Frame 1 (no input): blank canvas, image omitted
Frame 60 (no input): blank canvas, image omitted
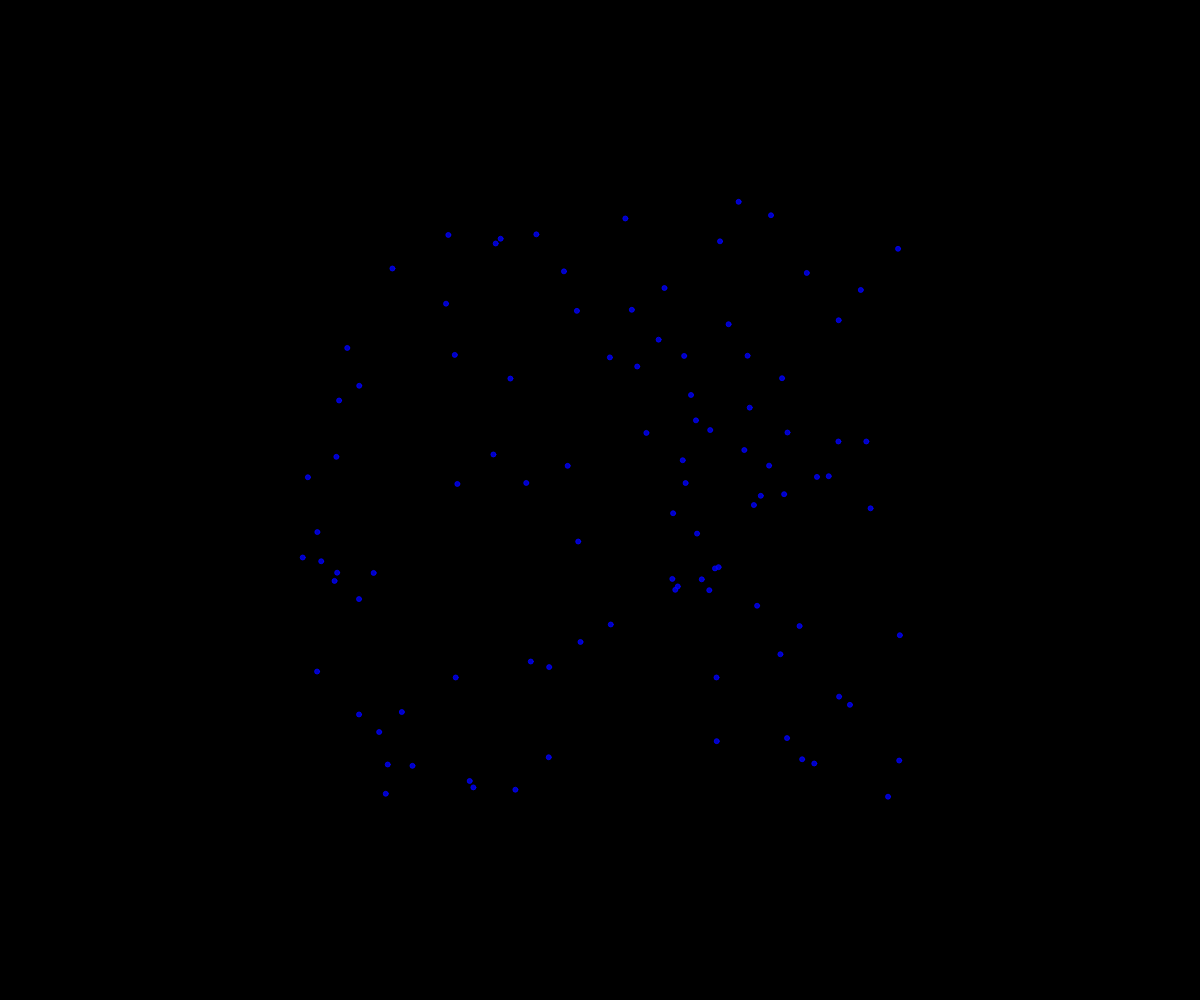
Frame 120 (the mouse pressed at the canvas centre since frame 60)

The p5.js sketch whose frames 1 and 60 were blank and that drew this single picture after the mouse press (run headless with seeded random() and noise() and a simulated clock; from frame 60 on, the mouse is pressed at the canvas centre):

// p5.js sketch
// ── sketch.js
// Fireworks
// Brophy
// 11/15/22

class Particle {
  constructor(x, y) {
    this.x = x;
    this.y = y;
    this.diameter = 5;
    this.dx = random(-5, 5);
    this.dy = random(-5, 5);
    this.r = 0;
    this.g = 0;
    this.alpha = 255;
    this.b = 255;
    this.color = color(this.r, this.g, this.b, this.alpha);
  }

  update() {
    this.x += this.dx;
    this.y += this.dy;
    
    // makes ot more transparent
    this.alpha --;
    this.color = color(this.r, this.g, this.b, this.alpha);
  }

  display() {
    fill(this.color);
    stroke(this.color);
    circle(this.x, this.y, this.diameter);
  }
}

let theFirewokrs = [];

function setup() {
  createCanvas(windowWidth, windowHeight);
}

function draw() {
  background("black");
  for (let i = 0; i < theFirewokrs.length; i++) {
    theFirewokrs[i].update();
    theFirewokrs[i].display();
  }
}

function mousePressed() {
  for (let i = 0; i < 100; i++) {
    let someParticle = new Particle(mouseX, mouseY);
    theFirewokrs.push(someParticle);
  }
}
